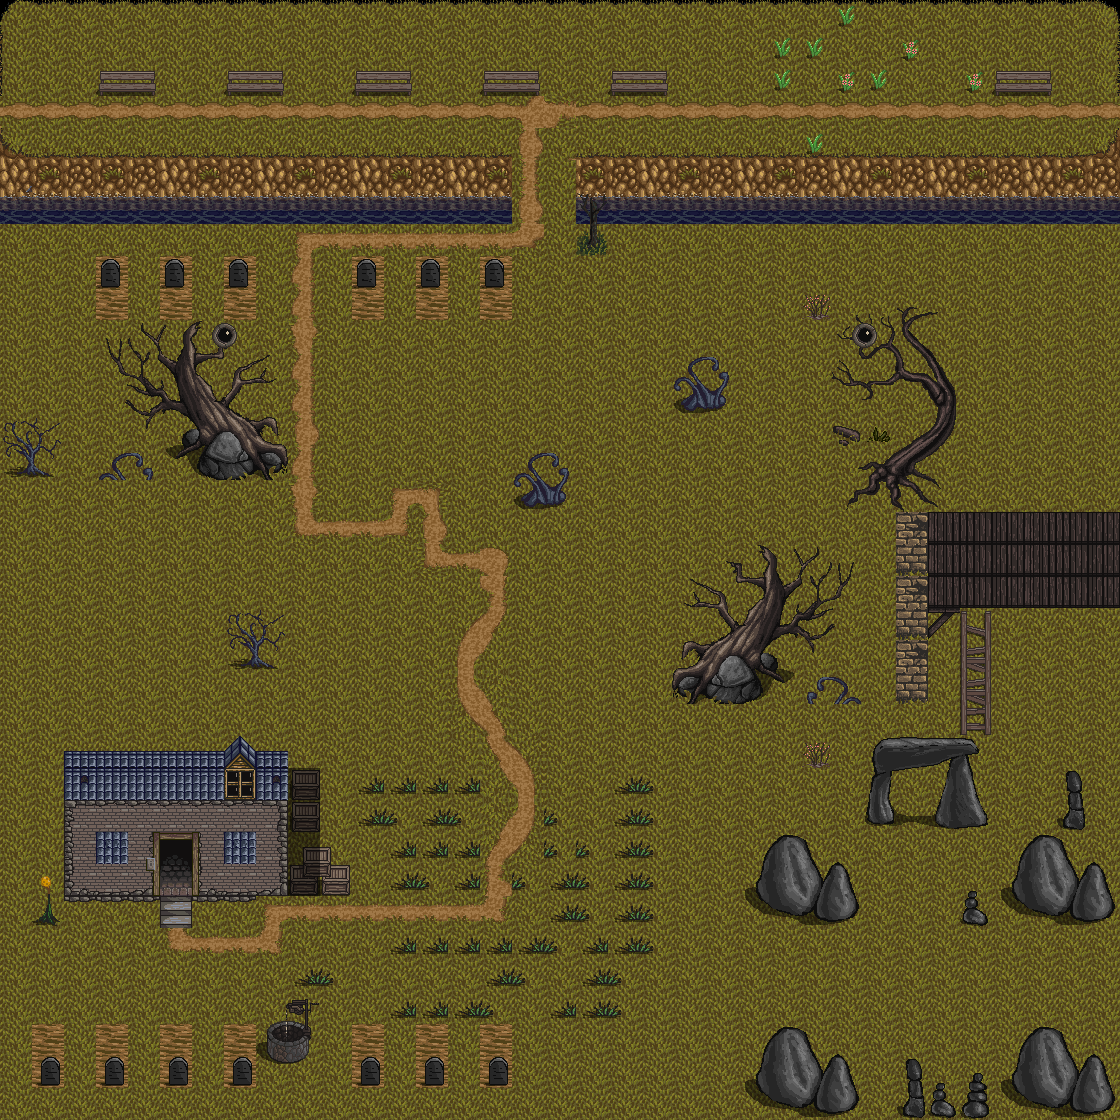

This is a level from a 2D game, rendered from its Tiled map with the project's own tilesets. A one-line summary and the map file follow, with tile-layer data summarised:
An orthogonal 35x35 tile map with 32x32 px tiles, 5 tile layers (navigation, background, background2, items, ...), 11 tilesets and 14 objects (7x ENEMY_START, 7x PLAYER_START).

<map version="1.2" tiledversion="1.3.1" orientation="orthogonal" renderorder="right-down" compressionlevel="0" width="35" height="35" tilewidth="32" tileheight="32" infinite="0" nextlayerid="7" nextobjectid="15">
 <tileset firstgid="1" name="base_out_atlas" tilewidth="32" tileheight="32" tilecount="1024" columns="32">
  <image source="tilesheets/base_out_atlas.png" width="1024" height="1024" />
  <tile id="0">
   <animation>
    <frame tileid="457" duration="100" />
    <frame tileid="458" duration="100" />
    <frame tileid="459" duration="100" />
   </animation>
  </tile>
  <tile id="457">
   <animation>
    <frame tileid="394" duration="200" />
    <frame tileid="397" duration="200" />
    <frame tileid="429" duration="200" />
   </animation>
  </tile>
  <tile id="458">
   <animation>
    <frame tileid="458" duration="200" />
    <frame tileid="429" duration="200" />
    <frame tileid="493" duration="100" />
   </animation>
  </tile>
  <tile id="459">
   <animation>
    <frame tileid="457" duration="300" />
    <frame tileid="458" duration="200" />
    <frame tileid="459" duration="100" />
   </animation>
  </tile>
 </tileset>
 <tileset firstgid="1025" name="build_atlas" tilewidth="32" tileheight="32" tilecount="1024" columns="32">
  <image source="tilesheets/build_atlas.png" width="1024" height="1024" />
 </tileset>
 <tileset firstgid="2049" name="hyptosis_til-art-batch-2" tilewidth="32" tileheight="32" tilecount="900" columns="30">
  <image source="tilesheets/hyptosis_til-art-batch-2.png" width="960" height="960" />
 </tileset>
 <tileset firstgid="2949" name="hyptosis_tile-art-batch-1" tilewidth="32" tileheight="32" tilecount="900" columns="30">
  <image source="tilesheets/hyptosis_tile-art-batch-1.png" width="960" height="960" />
 </tileset>
 <tileset firstgid="3849" name="hyptosis_tile-art-batch-3" tilewidth="32" tileheight="32" tilecount="900" columns="30">
  <image source="tilesheets/hyptosis_tile-art-batch-3.png" width="960" height="960" />
 </tileset>
 <tileset firstgid="4749" name="hyptosis_tile-art-batch-4" tilewidth="32" tileheight="32" tilecount="900" columns="30">
  <image source="tilesheets/hyptosis_tile-art-batch-4.png" width="960" height="960" />
 </tileset>
 <tileset firstgid="5649" name="obj_misk_atlas" tilewidth="32" tileheight="32" tilecount="1024" columns="32">
  <image source="tilesheets/obj_misk_atlas.png" width="1024" height="1024" />
 </tileset>
 <tileset firstgid="6673" name="terrain_atlas" tilewidth="32" tileheight="32" tilecount="1024" columns="32">
  <image source="tilesheets/terrain_atlas.png" width="1024" height="1024" />
  <tile id="258">
   <properties>
    <property name="walkable" value="true" />
   </properties>
  </tile>
 </tileset>
 <tileset firstgid="7697" name="hyptosis_tile-art-batch-5" tilewidth="16" tileheight="16" tilecount="2964" columns="39">
  <image source="tilesheets/hyptosis_tile-art-batch-5.png" width="636" height="1219" />
 </tileset>
 <tileset firstgid="10661" name="town01" tilewidth="32" tileheight="32" tilecount="872" columns="8">
  <image source="tilesheets/town01.png" width="256" height="3507" />
  <tile id="12">
   <animation>
    <frame tileid="10" duration="300" />
    <frame tileid="11" duration="300" />
    <frame tileid="12" duration="300" />
    <frame tileid="53" duration="300" />
    <frame tileid="54" duration="300" />
   </animation>
  </tile>
  <tile id="24">
   <animation>
    <frame tileid="24" duration="300" />
    <frame tileid="26" duration="500" />
   </animation>
  </tile>
  <tile id="55">
   <animation>
    <frame tileid="48" duration="300" />
    <frame tileid="49" duration="200" />
    <frame tileid="53" duration="200" />
   </animation>
  </tile>
 </tileset>
 <tileset firstgid="11533" name="rain" tilewidth="32" tileheight="32" tilecount="56" columns="8">
  <image source="tilesheets/rain_drops-01.png" width="256" height="240" />
  <tile id="10">
   <animation>
    <frame tileid="0" duration="100" />
    <frame tileid="1" duration="100" />
    <frame tileid="2" duration="100" />
    <frame tileid="3" duration="100" />
    <frame tileid="4" duration="100" />
    <frame tileid="5" duration="100" />
    <frame tileid="6" duration="100" />
    <frame tileid="7" duration="100" />
   </animation>
  </tile>
  <tile id="11">
   <animation>
    <frame tileid="32" duration="100" />
    <frame tileid="33" duration="200" />
    <frame tileid="34" duration="100" />
    <frame tileid="35" duration="100" />
    <frame tileid="36" duration="200" />
    <frame tileid="37" duration="100" />
    <frame tileid="38" duration="200" />
    <frame tileid="39" duration="100" />
   </animation>
  </tile>
  <tile id="12">
   <animation>
    <frame tileid="48" duration="100" />
    <frame tileid="49" duration="300" />
    <frame tileid="50" duration="100" />
    <frame tileid="51" duration="50" />
    <frame tileid="52" duration="100" />
    <frame tileid="53" duration="50" />
    <frame tileid="54" duration="400" />
    <frame tileid="55" duration="100" />
   </animation>
  </tile>
 </tileset>
 <layer id="1" name="navigation" width="35" height="35">
  <data>[1225 cells, 1225 non-empty, 2 distinct tile ids]</data>
 </layer>
 <layer id="4" name="background" width="35" height="35">
  <data>[1225 cells, 1225 non-empty, 31 distinct tile ids]</data>
 </layer>
 <layer id="5" name="background2" width="35" height="35">
  <data>[1225 cells, 68 non-empty, 25 distinct tile ids]</data>
 </layer>
 <layer id="3" name="items" width="35" height="35">
  <data>[1225 cells, 380 non-empty, 146 distinct tile ids]</data>
 </layer>
 <layer id="6" name="background3" width="35" height="35">
  <data>[1225 cells, 6 non-empty, 4 distinct tile ids]</data>
 </layer>
 <objectgroup id="2" name="Spawn points">
  <object id="1" name="ENEMY_START" x="32" y="1024" width="32" height="32" />
  <object id="2" name="ENEMY_START" x="96" y="1024" width="32" height="32" />
  <object id="3" name="ENEMY_START" x="160" y="1024" width="32" height="32" />
  <object id="4" name="ENEMY_START" x="224" y="1024" width="32" height="32" />
  <object id="5" name="ENEMY_START" x="352" y="1024" width="32" height="32" />
  <object id="6" name="ENEMY_START" x="416" y="1024" width="32" height="32" />
  <object id="7" name="ENEMY_START" x="480" y="1024" width="32" height="32" />
  <object id="8" name="PLAYER_START" x="96" y="288" width="32" height="32" />
  <object id="9" name="PLAYER_START" x="160" y="288" width="32" height="32" />
  <object id="10" name="PLAYER_START" x="224" y="288" width="32" height="32" />
  <object id="11" name="PLAYER_START" x="352" y="288" width="32" height="32" />
  <object id="12" name="PLAYER_START" x="416" y="288" width="32" height="32" />
  <object id="13" name="PLAYER_START" x="480" y="288" width="32" height="32" />
  <object id="14" name="PLAYER_START" x="480" y="288" width="32" height="32" />
 </objectgroup>
</map>
